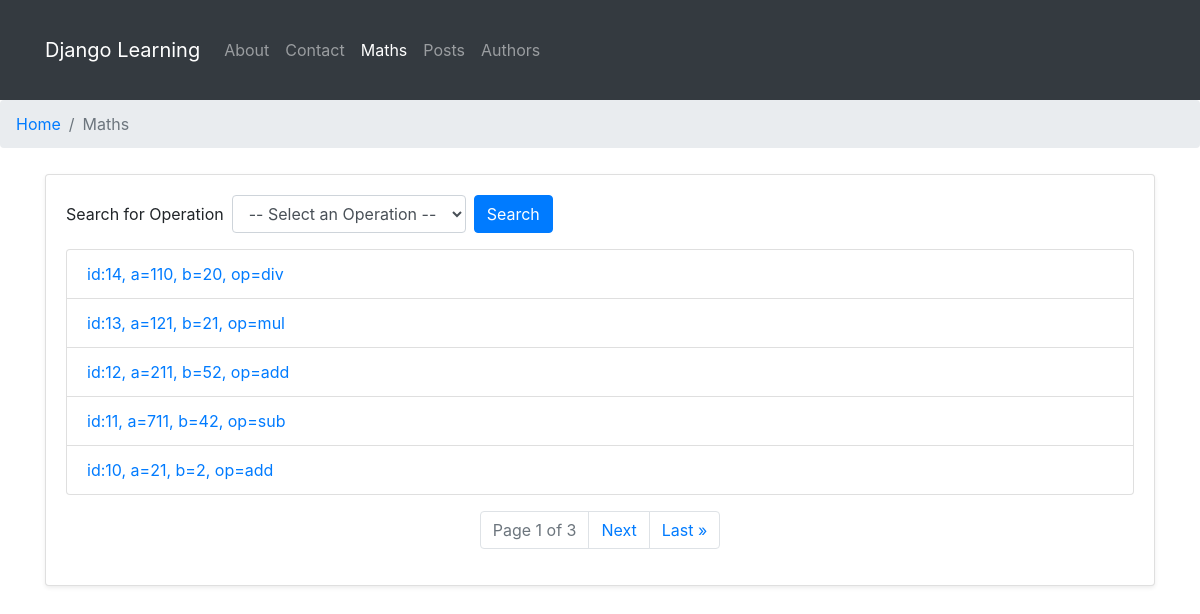
Screenshot of /maths/histories/ with the database file from the repository.
### maths/models.py (models this page shows)
class Math(models.Model):
    operation = models.CharField(max_length=5, choices=OPERATION_CHOICES)
    a = models.IntegerField()
    b = models.IntegerField()
    created = models.DateTimeField(auto_now_add=True)
    result = models.ForeignKey(
        'maths.result',
        on_delete=models.CASCADE,
        null=True,
        blank=True
        )
    class Meta():
        ordering = ['-id']
    def __str__(self):
        return f"id:{self.id}, a={self.a}, b={self.b}, op={self.operation}"

### maths/views.py (the view)
# urls.py: path('histories/', maths_list, name='list'),
def maths_list(request):
    SELECT_OP = {
        'add': 'add',
        'sub': 'sub',
        'div': 'div',
        'mul': 'mul'
    }
    operation = request.GET.get('operation')
    if operation in SELECT_OP:
        maths = Math.objects.filter(operation=SELECT_OP[operation])
    else:
        maths = Math.objects.all()
    paginator = Paginator(maths, 5)
    page_number = request.GET.get('page')
    maths = paginator.get_page(page_number)
    return render(
        request=request,
        template_name='maths/list.html',
        context={'maths': maths, 'operation': operation, 'operations': SELECT_OP}
    )

### maths/templates/maths/list.html (shortened to what this page needs)
{% extends "maths/main.html" %}
{% block breadcrumbs %}
    <ol class="breadcrumb">
        <li class="breadcrumb-item " >
            <a href="{% url 'greetings:welcome'%}">Home</a>
        </li>
        <li class="breadcrumb-item active" aria-current="page">
            Maths
        </li>
    </ol>
{% endblock %}
{% block content %}
<div class="card shadow-sm">
    <div class="card-body">
        <form action="" method="get" class="form-inline mb-3">
            <div class="form-group mr-2">
                <label for="operation" class="mr-2">Search for Operation</label>
                <select name="operation" id="operation" class="form-control">
                    <option value="">-- Select an Operation --</option>
                </select>
            </div>
            <button type="submit" class="btn btn-primary">Search</button>
        </form>
        <ul class="list-group mb-3">
            {% for m in maths %}
                <li class="list-group-item">
                    <a href="{% url 'maths:details' m.id %}" class="text-decoration-none">{{ m }}</a>
                </li>
            {% endfor %}
        </ul>
        <nav aria-label="Page navigation" class="d-flex justify-content-center">
            <ul class="pagination">
                <li class="page-item disabled">
                    <span class="page-link">Page {{ maths.number }} of {{ maths.paginator.num_pages }}</span>
                </li>
                {% if maths.has_next %}
                    <li class="page-item">
                        <a class="page-link" href="?page={{ maths.next_page_number }}" aria-label="Next">
                            <span aria-hidden="true">Next</span>
                        </a>
                    </li>
                    <li class="page-item">
                        <a class="page-link" href="?page={{ maths.paginator.num_pages }}" aria-label="Last">
                            <span aria-hidden="true">Last &raquo;</span>
                        </a>
                    </li>
                {% endif %}
            </ul>
        </nav>
    </div>
</div>
{% endblock %}

### rows the page displays
Math: id+a+b "id:14, a=110, b=20, op=div"
Math: id+a+b "id:13, a=121, b=21, op=mul"
Math: id+a+b "id:12, a=211, b=52, op=add"
Math: id+a+b "id:11, a=711, b=42, op=sub"
Math: id+a+b "id:10, a=21, b=2, op=add"

### other values shown
{{ maths.number }} "1"
{{ maths.paginator.num_pages }} "3"
